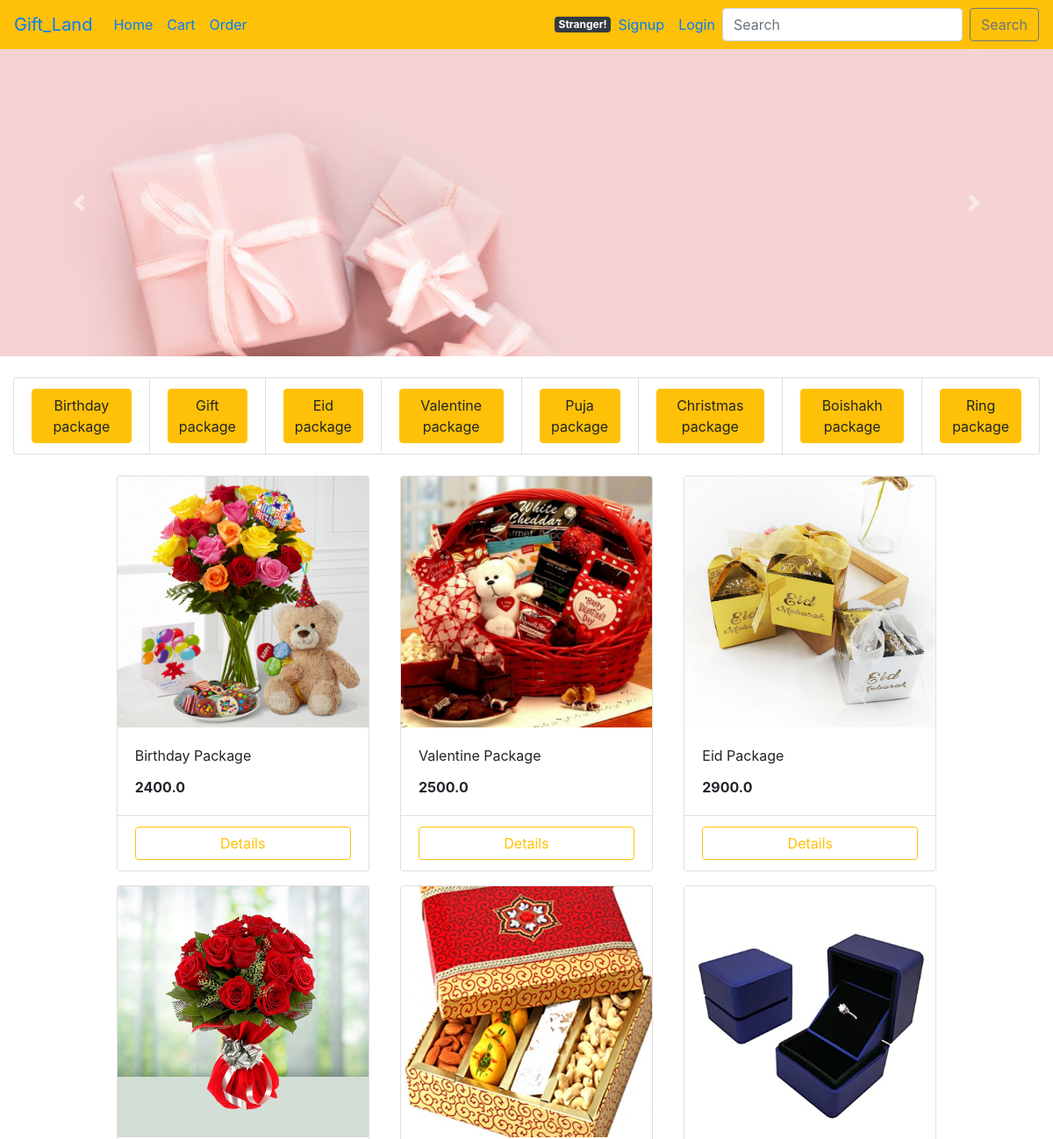
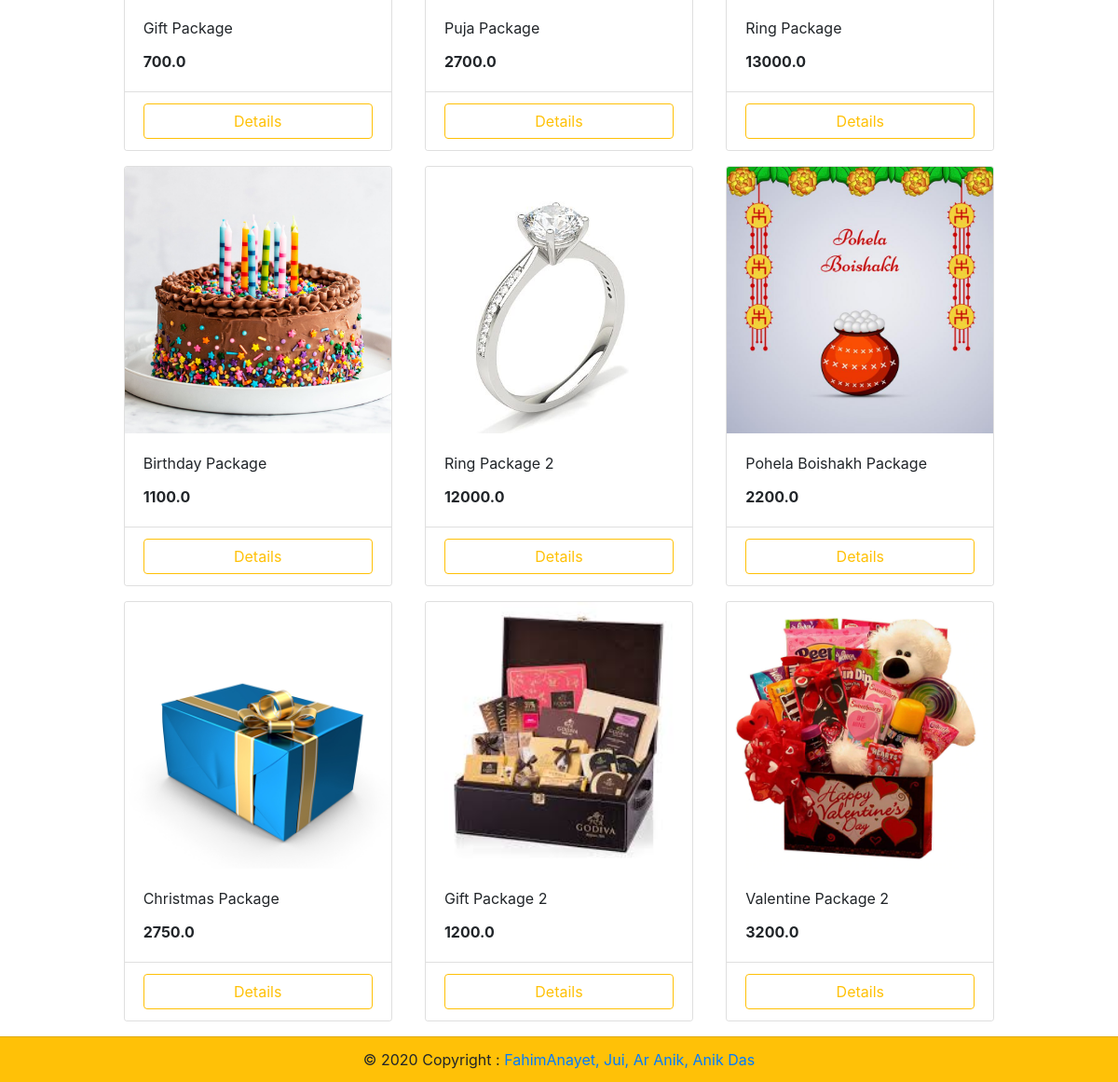
The page / on the database its author committed (2 pictures, top to bottom).
### ProductInfo/models.py (models this page shows, shortened)
class Product(models.Model):
    p_id=models.IntegerField(default=0)
    p_name=models.CharField(max_length=100)
    p_price=models.FloatField(blank=True)
    description=models.TextField(blank=True)
    category=models.CharField(max_length=100)
    p_image=models.ImageField(upload_to='product/images')
    reviews = models.ManyToManyField(Review)

### ProductInfo/views.py (the view, shortened to what this page needs)
# urls.py: path('', Product_view.ShowProducts,name='index'),
def ShowProducts(request):
    products = Product.objects.all()
    context = {
        'products': products,
    }
    return render(request, 'ProductHtml/index.html', context)

### templates/ProductHtml/index.html (shortened to what this page needs)
{% extends 'base.html' %}
{% block content %}
{% include 'slider.html' %}
<br>
<div class="col d-flex justify-content-center">
<ul class="list-group list-group-horizontal-sm">
	<li class="list-group-item"><form method="POST" action="{% url 'index' %}">
	  <button type="submit" class="btn btn-warning">Birthday package</button>
	</form></li>
	<li class="list-group-item"><form method="POST" action="{% url 'index' %}">
	  <button type="submit" class="btn btn-warning">Gift package</button>
	</form></li>
	<li class="list-group-item"><form method="POST" action="{% url 'index' %}">
	  <button type="submit" class="btn btn-warning">Eid package</button>
	</form></li>
	<li class="list-group-item"><form method="POST" action="{% url 'index' %}">
	  <button type="submit" class="btn btn-warning">Valentine package</button>
	</form></li>
	<li class="list-group-item"><form method="POST" action="{% url 'index' %}">
	  <button type="submit" class="btn btn-warning">Puja package</button>
	</form></li>
	<li class="list-group-item"><form method="POST" action="{% url 'index' %}">
	  <button type="submit" class="btn btn-warning">Christmas package</button>
	</form></li>
	<li class="list-group-item"><form method="POST" action="{% url 'index' %}">
	  <button type="submit" class="btn btn-warning">Boishakh package</button>
	</form></li>
	<li class="list-group-item"><form method="POST" action="{% url 'index' %}">
	  <button type="submit" class="btn btn-warning">Ring package</button>
	</form></li>
  </ul>
</div>
<br>
<div id="products" class="col-lg-10 mx-auto">
	<div class="row mx-auto" >
		{% for i in products %}
		<div class="card mx-auto mb-3" style="width: 18rem;">
		<img src="{{i.p_image.url }}" class="card-img-top" alt="...">
		<div class="card-body">
		<p class="card-title">{{i.p_name}}</p>
        <p class="card-text"><b>{{i.p_price}}</b></p>
        </div>
        <div class="card-footer" style="background: white">
        <a href="{{ i.id }}">
        <button type="button" class="btn btn-outline-warning container-fluid">Details</button>
        </a>
        </div>
		</div>
		{% endfor %}
	</div>
</div>
{% endblock %}

### rows shown on the page
Product: p_image (picture), p_name "Birthday Package", p_price "2400.0"
Product: p_image (picture), p_name "Valentine Package", p_price "2500.0"
Product: p_image (picture), p_name "Eid Package", p_price "2900.0"
Product: p_image (picture), p_name "Gift Package", p_price "700.0"
Product: p_image (picture), p_name "Puja Package", p_price "2700.0"
Product: p_image (picture), p_name "Ring Package", p_price "13000.0"
Product: p_image (picture), p_name "Birthday Package", p_price "1100.0"
Product: p_image (picture), p_name "Ring Package 2", p_price "12000.0"
Product: p_image (picture), p_name "Pohela Boishakh Package", p_price "2200.0"
Product: p_image (picture), p_name "Christmas Package", p_price "2750.0"
Product: p_image (picture), p_name "Gift Package 2", p_price "1200.0"
Product: p_image (picture), p_name "Valentine Package 2", p_price "3200.0"
